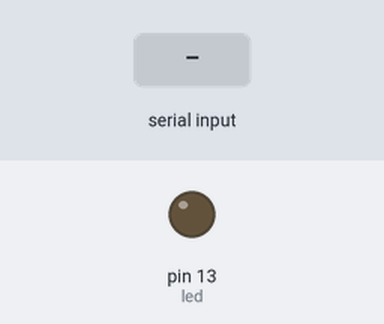
Simulated run of this sketch. Board: Arduino Uno, built with avr-gcc and run on an emulated ATmega328P. Parts: output pins drawn as LEDs (lit = HIGH). Inputs (shaded band) come from the test bench. What the sketch prints to the serial monitor is not drawn.

Above: at 1.2 s.
1.3 s: "whois;" received over Serial
2.9 s: "activate;" received over Serial
Timing chart, 0 to 5.9 s (numbered marks = the images above; inputs shaded):
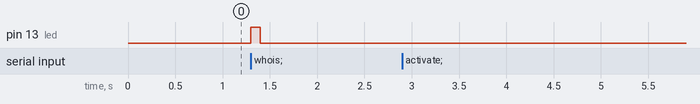

Measured:
- after the input at 1.3 s, pin 13 (led): LOW → HIGH at once, → LOW 0.10 s later
- after the input at 2.9 s, every drawn part: stays the same

The sketch:

SerialControl.ino
```cpp
int led = LED_BUILTIN;
int i = 0;
bool spam = false;

void setup() {
  // initialize the digital pin as an output.
  pinMode(led, OUTPUT);
  Serial.begin(2000000);
}

void loop() {

	digitalWrite(led,LOW);
  	if(Serial.available() > 0) {

	// read the incoming message
    String message = Serial.readStringUntil(';');

	//then ccall function depending on message
    if(message.equals("whois")) {

	  /*it is recommanded to avaoid println because it insert
	  unvanted \n*/
      Serial.print("I'm_Groot;");
      digitalWrite(led,HIGH);
      delay(100); // just for the led, nothing to do with serial
    }

	if(message.equals("activate")) {
      spam = true;
	}

  	}

	if(spam) {
		Serial.print("spam;");
	}

}
```
